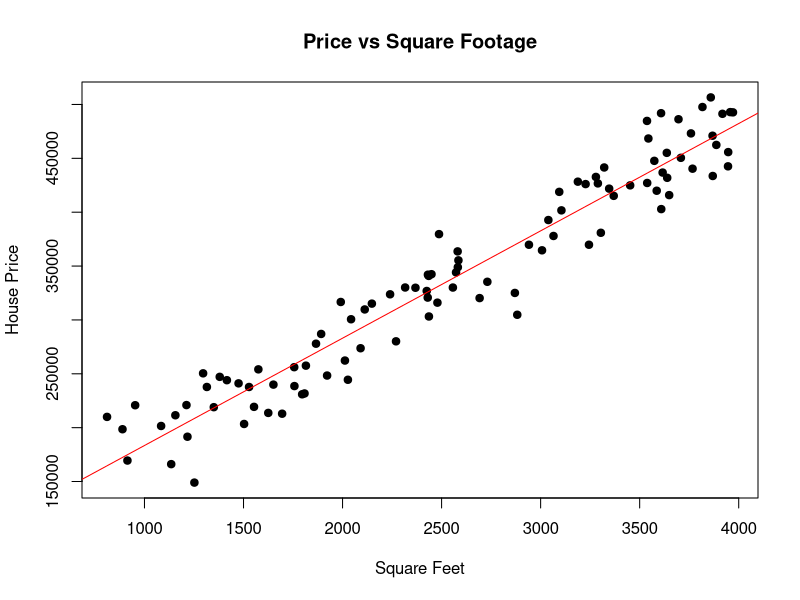
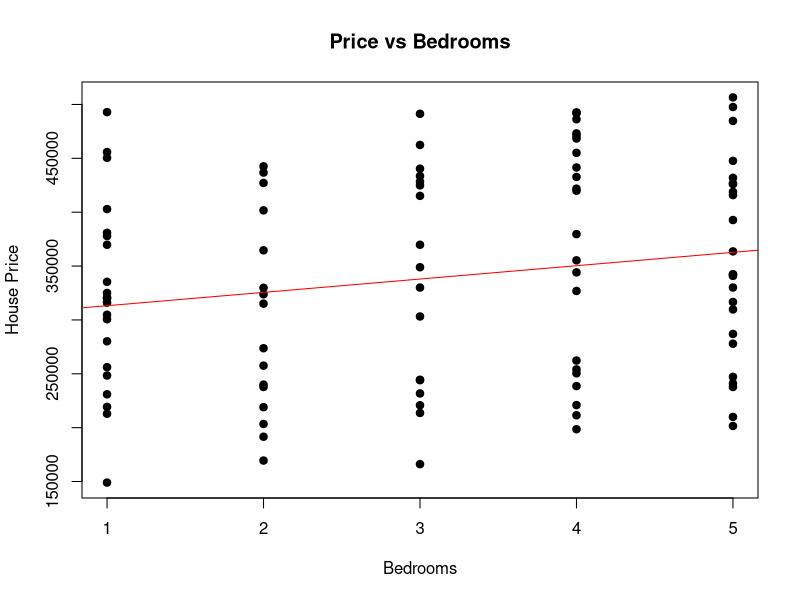
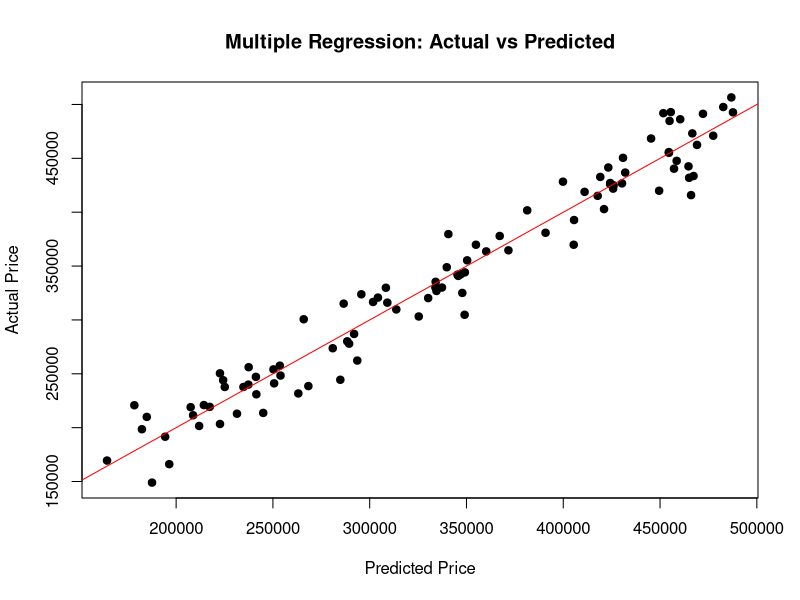

Generate these figures, in order, with R:
# Exploring a Multiple Regression Model

# Loading the dataset
housing <- read.csv("ANA 510 week 3 activity housing_prices (1).csv")

# Exploring the dataset 
head(housing)

# Checking the summary statistics of the dataset 
summary(housing)

# Checking for missing columns
colSums(is.na(housing))

# Checking for duplicate rows
sum(duplicated(housing))


# Building the Regression Models
# Simple regression: price and square footage
model_sqft <- lm(house_price ~ sqft_living, data = housing)
summary(model_sqft)

# Simple regression: price and bedrooms
model <- lm(house_price ~ num_bedrooms, data = housing)
summary(model)


# Multiple regression: price, square footage, and bedrooms
model_multi <- lm(house_price ~ sqft_living + num_bedrooms, data = housing)
summary(model_multi)

# Comparing R-squared values
r2_table <- data.frame(
  model = c("Simple: sqft_living", "Simple: num_bedrooms", "Multiple: both"),
  r_squared = c(summary(model_sqft)$r.squared,
                summary(model)$r.squared,
                summary(model_multi)$r.squared),
  adj_r_squared = c(summary(model_sqft)$adj.r.squared,
                    summary(model)$adj.r.squared,
                    summary(model_multi)$adj.r.squared)
)
r2_table


# Scatterplots with regression lines
# Price vs square footage
plot(housing$sqft_living, housing$house_price,
     main = "Price vs Square Footage",
     xlab = "Square Feet", ylab = "House Price", pch = 19)
abline(model_sqft, col = "red")

# Price vs bedrooms
plot(housing$num_bedrooms, housing$house_price,
     main = "Price vs Bedrooms",
     xlab = "Bedrooms", ylab = "House Price", pch = 19)
abline(model, col = "red")

# Actual vs predicted price from the multiple regression
plot(fitted(model_multi), housing$house_price,
     main = "Multiple Regression: Actual vs Predicted",
     xlab = "Predicted Price", ylab = "Actual Price", pch = 19)
abline(0, 1, col = "red")
